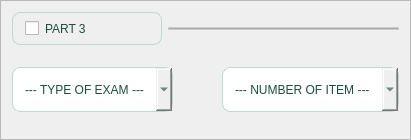
                    <widget class="QFrame" name="frame_36">
                     <property name="minimumSize">
                      <size>
                       <width>0</width>
                       <height>100</height>
                      </size>
                     </property>
                     <property name="maximumSize">
                      <size>
                       <width>16777215</width>
                       <height>180</height>
                      </size>
                     </property>
                     <property name="frameShape">
                      <enum>QFrame::StyledPanel</enum>
                     </property>
                     <property name="frameShadow">
                      <enum>QFrame::Raised</enum>
                     </property>
                     <layout class="QGridLayout" name="gridLayout_75">
                      <item row="0" column="0" colspan="3">
                       <layout class="QGridLayout" name="gridLayout_76">
                        <item row="0" column="1">
                         <widget class="Line" name="line_13">
                          <property name="styleSheet">
                           <string notr="true">QFrame {
    border: 1px solid #ccc;
    background-color: #aaa;
    height: 2px;
}
</string>
                          </property>
                          <property name="orientation">
                           <enum>Qt::Horizontal</enum>
                          </property>
                         </widget>
                        </item>
                        <item row="0" column="0">
                         <widget class="QCheckBox" name="part_3">
                          <property name="sizePolicy">
                           <sizepolicy hsizetype="Minimum" vsizetype="Expanding">
                            <horstretch>0</horstretch>
                            <verstretch>0</verstretch>
                           </sizepolicy>
                          </property>
                          <property name="maximumSize">
                           <size>
                            <width>150</width>
                            <height>45</height>
                           </size>
                          </property>
                          <property name="styleSheet">
                           <string notr="true">QCheckBox {
    background: qlineargradient(x1:0, y1:0, x2:1, y2:1, 
                stop:0 #E9F3F0, stop:1 #D4EAE4);  /* Smooth gradient */
    color: #1B4D3E;                                /* Dark green text */
    border: 1px solid #BFD9CF;                     /* Softer border */
    border-radius: 8px;                            /* Rounded corners */
    padding: 8px 12px;                             /* Spacious padding */
    font: bold 17px &quot;Segoe UI&quot;;                     /* Sleek font */
    selection-background-color: #BFD9CF;            /* Highlight color */
    selection-color: #02281A;                      /* Selection text color */
    transition: background 0.3s ease;               /* Smooth transition */                              
}
</string>
                          </property>
                          <property name="text">
                           <string>PART 3</string>
                          </property>
                         </widget>
                        </item>
                       </layout>
                      </item>
                      <item row="1" column="0">
                       <widget class="QComboBox" name="type_exam_3">
                        <property name="sizePolicy">
                         <sizepolicy hsizetype="Expanding" vsizetype="Expanding">
                          <horstretch>0</horstretch>
                          <verstretch>0</verstretch>
                         </sizepolicy>
                        </property>
                        <property name="maximumSize">
                         <size>
                          <width>16777215</width>
                          <height>45</height>
                         </size>
                        </property>
                        <property name="styleSheet">
                         <string notr="true">QComboBox {
    background: qlineargradient(x1:0, y1:0, x2:1, y2:1, 
                stop:0 #E9F3F0, stop:1 #D4EAE4);  /* Smooth gradient */
    color: #1B4D3E;                                /* Dark green text */
    border: 1px solid #BFD9CF;                     /* Softer border */
    border-radius: 8px;                            /* Rounded corners */
    padding: 8px 12px;                             /* Spacious padding */
    font: bold 17px &quot;Segoe UI&quot;;                     /* Sleek font */
    selection-background-color: #BFD9CF;            /* Highlight color */
    selection-color: #02281A;                      /* Selection text color */
    transition: background 0.3s ease;               /* Smooth transition */                              
}

QComboBox QAbstractItemView {
    background: #E9F3F0;                           /* Light dropdown background */
    color: #1B4D3E;                                /* Dark green text */
    border: 1px solid #BFD9CF;
    border-radius: 8px;                            /* Rounded corners */
    selection-background-color: #BFD9CF;            /* Selection color */
    selection-color: #02281A;                      /* Selection text color */
    padding: 4px;                                  /* Space around items */
}
</string>
                        </property>
                        <item>
                         <property name="text">
                          <string>--- TYPE OF EXAM ---</string>
                         </property>
                        </item>
                        <item>
                         <property name="text">
                          <string>MULTIPLE CHOICES</string>
                         </property>
                        </item>
                        <item>
                         <property name="text">
                          <string>TRUE OR FALSE</string>
                         </property>
                        </item>
                        <item>
                         <property name="text">
                          <string>IDENTIFICATION</string>
                         </property>
                        </item>
                       </widget>
                      </item>
                      <item row="1" column="1">
                       <spacer name="horizontalSpacer_28">
                        <property name="orientation">
                         <enum>Qt::Horizontal</enum>
                        </property>
                        <property name="sizeType">
                         <enum>QSizePolicy::Fixed</enum>
                        </property>
                        <property name="sizeHint" stdset="0">
                         <size>
                          <width>37</width>
                          <height>77</height>
                         </size>
                        </property>
                       </spacer>
                      </item>
                      <item row="1" column="2">
                       <widget class="QComboBox" name="number_item_3">
                        <property name="sizePolicy">
                         <sizepolicy hsizetype="Expanding" vsizetype="Expanding">
                          <horstretch>0</horstretch>
                          <verstretch>0</verstretch>
                         </sizepolicy>
                        </property>
                        <property name="maximumSize">
                         <size>
                          <width>16777215</width>
                          <height>45</height>
                         </size>
                        </property>
                        <property name="styleSheet">
                         <string notr="true">QComboBox {
    background: qlineargradient(x1:0, y1:0, x2:1, y2:1, 
                stop:0 #E9F3F0, stop:1 #D4EAE4);  /* Smooth gradient */
    color: #1B4D3E;                                /* Dark green text */
    border: 1px solid #BFD9CF;                     /* Softer border */
    border-radius: 8px;                            /* Rounded corners */
    padding: 8px 12px;                             /* Spacious padding */
    font: bold 17px &quot;Segoe UI&quot;;                     /* Sleek font */
    selection-background-color: #BFD9CF;            /* Highlight color */
    selection-color: #02281A;                      /* Selection text color */
    transition: background 0.3s ease;               /* Smooth transition */                              
}

QComboBox QAbstractItemView {
    background: #E9F3F0;                           /* Light dropdown background */
    color: #1B4D3E;                                /* Dark green text */
    border: 1px solid #BFD9CF;
    border-radius: 8px;                            /* Rounded corners */
    selection-background-color: #BFD9CF;            /* Selection color */
    selection-color: #02281A;                      /* Selection text color */
    padding: 4px;                                  /* Space around items */
}
</string>
                        </property>
                        <item>
                         <property name="text">
                          <string>--- NUMBER OF ITEM ---</string>
                         </property>
                        </item>
                        <item>
                         <property name="text">
                          <string>5</string>
                         </property>
                        </item>
                        <item>
                         <property name="text">
                          <string>10</string>
                         </property>
                        </item>
                        <item>
                         <property name="text">
                          <string>15</string>
                         </property>
                        </item>
                        <item>
                         <property name="text">
                          <string>20</string>
                         </property>
                        </item>
                       </widget>
                      </item>
                     </layout>
                    </widget>
